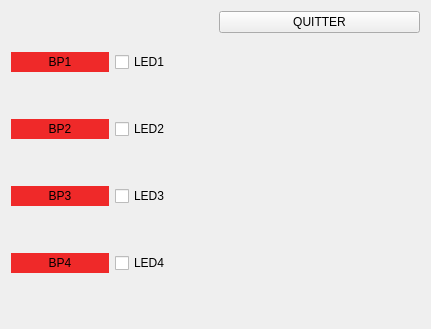
<?xml version="1.0" encoding="UTF-8"?>
<ui version="4.0">
 <class>WidgetUSB202</class>
 <widget class="QWidget" name="WidgetUSB202">
  <property name="geometry">
   <rect>
    <x>0</x>
    <y>0</y>
    <width>431</width>
    <height>329</height>
   </rect>
  </property>
  <property name="windowTitle">
   <string>WidgetUSB202</string>
  </property>
  <layout class="QGridLayout" name="gridLayout">
   <item row="0" column="0">
    <layout class="QHBoxLayout" name="horizontalLayout_5">
     <item>
      <layout class="QVBoxLayout" name="verticalLayout">
       <item>
        <layout class="QHBoxLayout" name="horizontalLayout">
         <item>
          <widget class="QLabel" name="label_BP1">
           <property name="styleSheet">
            <string notr="true">background-color:rgb(239, 41, 41);
</string>
           </property>
           <property name="text">
            <string>BP1</string>
           </property>
           <property name="alignment">
            <set>Qt::AlignCenter</set>
           </property>
          </widget>
         </item>
         <item>
          <widget class="QCheckBox" name="checkBox_LED1">
           <property name="text">
            <string>LED1</string>
           </property>
          </widget>
         </item>
        </layout>
       </item>
       <item>
        <layout class="QHBoxLayout" name="horizontalLayout_2">
         <item>
          <widget class="QLabel" name="label_BP2">
           <property name="styleSheet">
            <string notr="true">background-color:rgb(239, 41, 41);
</string>
           </property>
           <property name="text">
            <string>BP2</string>
           </property>
           <property name="alignment">
            <set>Qt::AlignCenter</set>
           </property>
          </widget>
         </item>
         <item>
          <widget class="QCheckBox" name="checkBox_LED2">
           <property name="text">
            <string>LED2</string>
           </property>
          </widget>
         </item>
        </layout>
       </item>
       <item>
        <layout class="QHBoxLayout" name="horizontalLayout_3">
         <item>
          <widget class="QLabel" name="label_BP3">
           <property name="styleSheet">
            <string notr="true">background-color:rgb(239, 41, 41);
</string>
           </property>
           <property name="text">
            <string>BP3</string>
           </property>
           <property name="alignment">
            <set>Qt::AlignCenter</set>
           </property>
          </widget>
         </item>
         <item>
          <widget class="QCheckBox" name="checkBox_LED3">
           <property name="text">
            <string>LED3</string>
           </property>
          </widget>
         </item>
        </layout>
       </item>
       <item>
        <layout class="QHBoxLayout" name="horizontalLayout_4">
         <item>
          <widget class="QLabel" name="label_BP4">
           <property name="styleSheet">
            <string notr="true">background-color:rgb(239, 41, 41);
</string>
           </property>
           <property name="text">
            <string>BP4</string>
           </property>
           <property name="alignment">
            <set>Qt::AlignCenter</set>
           </property>
          </widget>
         </item>
         <item>
          <widget class="QCheckBox" name="checkBox_LED4">
           <property name="text">
            <string>LED4</string>
           </property>
          </widget>
         </item>
        </layout>
       </item>
      </layout>
     </item>
     <item>
      <layout class="QVBoxLayout" name="verticalLayout_2">
       <item>
        <widget class="QPushButton" name="pushButton_Quitter">
         <property name="text">
          <string>QUITTER</string>
         </property>
        </widget>
       </item>
       <item>
        <spacer name="verticalSpacer">
         <property name="orientation">
          <enum>Qt::Vertical</enum>
         </property>
         <property name="sizeHint" stdset="0">
          <size>
           <width>20</width>
           <height>40</height>
          </size>
         </property>
        </spacer>
       </item>
      </layout>
     </item>
    </layout>
   </item>
  </layout>
 </widget>
 <resources/>
 <connections>
  <connection>
   <sender>pushButton_Quitter</sender>
   <signal>clicked()</signal>
   <receiver>WidgetUSB202</receiver>
   <slot>close()</slot>
   <hints>
    <hint type="sourcelabel">
     <x>329</x>
     <y>28</y>
    </hint>
    <hint type="destinationlabel">
     <x>389</x>
     <y>2</y>
    </hint>
   </hints>
  </connection>
 </connections>
</ui>
